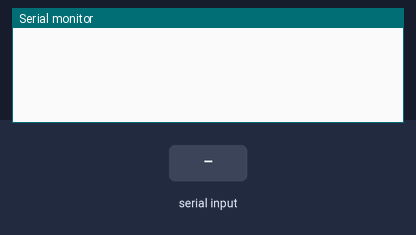
The sketch below on a simulated Arduino Uno, built with avr-gcc and run on an emulated ATmega328P. Parts: the last lines printed to the serial monitor. Inputs (shaded band) come from the test bench.

Above: at 1.2 s.
1.3 s: "90,45,200\n" received over Serial
At 1.8 s:
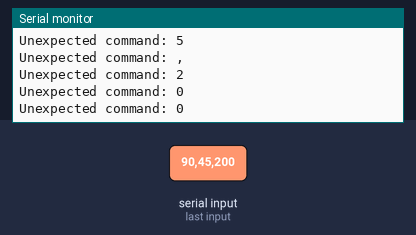
2.8 s: "p90\n" received over Serial
At 3.6 s:
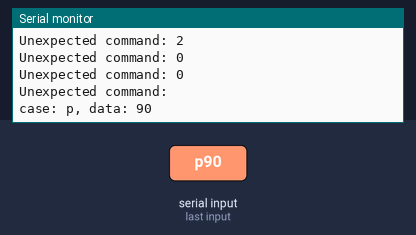
5.2 s: "i90\n" received over Serial
At 7.3 s:
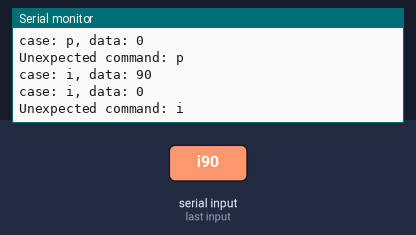
7.6 s: "d90\n" received over Serial
At 8.5 s:
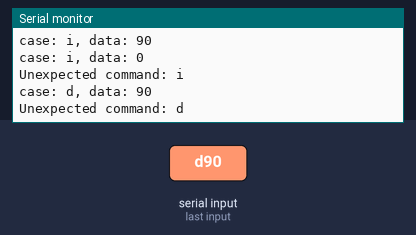
Timing chart, 0 to 10.1 s (numbered marks = the images above; inputs shaded):
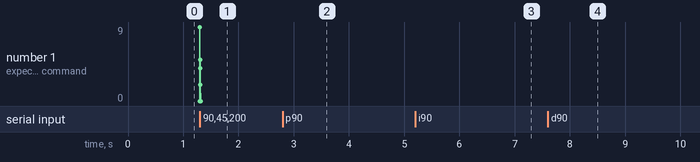

Measured:
- after the input at 1.3 s, the serial monitor: prints a new line at once (image 1)
- after the input at 2.8 s, the serial monitor: prints a new line at once (image 2)
- after the input at 5.2 s, the serial monitor: prints a new line at once (image 3)
- after the input at 7.6 s, the serial monitor: prints a new line at once (image 4)

The sketch:

SerialCommsTest.ino
```cpp
/*
This is a test sketch for the Adafruit assembled Motor Shield for Arduino v2
It won't work with v1.x motor shields! Only for the v2's with built in PWM
control

For use with the Adafruit Motor Shield v2
---->  http://www.adafruit.com/products/1438
*/

#include <Adafruit_MotorShield.h>

#define BAUD_RATE 115200
// make sure Serial Monitor is set to "No line ending"

#define LEFT_MOTOR_PIN 3    // M3
#define RIGHT_MOTOR_PIN 2   // M2
#define LEFT_SENSOR_PIN A0    // Analog pin 0
#define RIGHT_SENSOR_PIN A1   // Analog pin 1

#define INITIAL_SPEED 50   // initial speed of wheels at setup()

int incomingData;    // for incoming serial data
bool newData;

void setup() {
  Serial.begin(BAUD_RATE);           // set up Serial library

}

void loop() {

  receiveData();
//  showNewData();
}

void receiveData() {
  if (Serial.available() >= 2) {   // can change to Serial.available() >= {known input length}
    char letter = Serial.read();
    switch (letter) {
      case 'p': incomingData = Serial.parseInt();
        Serial.print("case: ");
        Serial.print(letter);
        Serial.print(", data: ");
        Serial.println(incomingData);

      case 'i': incomingData = Serial.parseInt();
        Serial.print("case: ");
        Serial.print(letter);
        Serial.print(", data: ");
        Serial.println(incomingData);

      case 'd': incomingData = Serial.parseInt();
        Serial.print("case: ");
        Serial.print(letter);
        Serial.print(", data: ");
        Serial.println(incomingData);

      default:
        Serial.print("Unexpected command: ");
        Serial.println(letter);
    }

    newData = true;
  }
}

void showNewData() {
  if (newData == true) {

    newData = false;
  }

// send data only when you receive data:
  if (Serial.available() > 0) {
    // read the incoming byte (0-255):
    incomingData = Serial.parseFloat();

    // say what you got:
    Serial.print("I received: ");
    Serial.println(incomingData, 5);
  }
}
```
